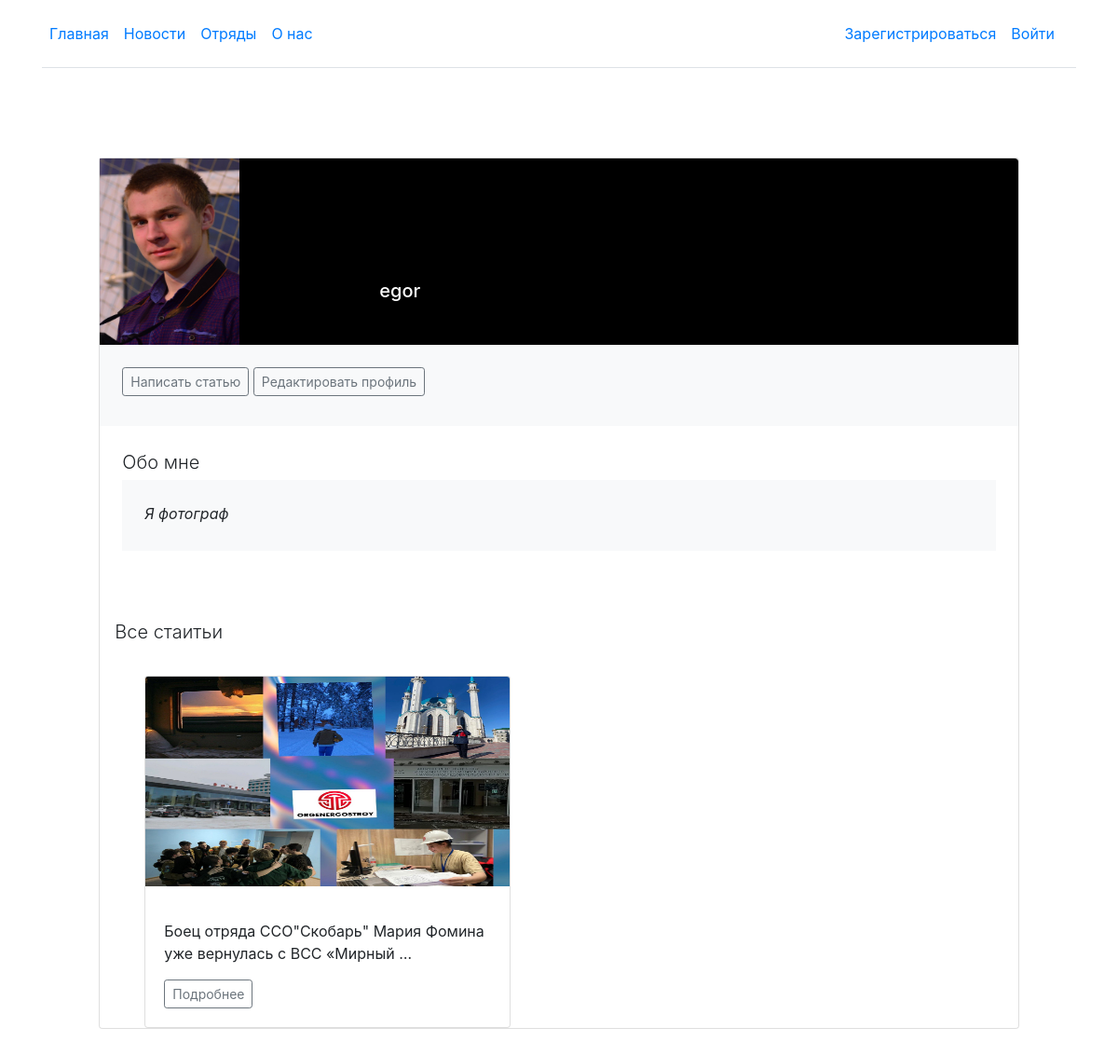
The page /profile/2 on the database its author committed.
### main/models.py (models this page shows, shortened)
class user_profile(models.Model):
    object = None
    about = models.TextField(blank=True, null = True, verbose_name='Информация о человеке')
    photo = models.ImageField(blank=True, null = True,upload_to="photo_user/%Y/%m/%d/", verbose_name="Фото")
    User = models.ForeignKey(User, null=True, blank=True, verbose_name="Автор", on_delete=models.CASCADE)

class article (models.Model):
    objects = None
    title = models.CharField(max_length=255, verbose_name = "Назване статьи")
    content = models.TextField(blank=True, verbose_name = "Текст статьи")
    photo = models.ImageField(upload_to="photo/%Y/%m/%d/", verbose_name = "Фото")
    time_create = models.DateTimeField(auto_now_add=True, verbose_name = "Дата написания")
    time_update = models.DateTimeField(auto_now=True, verbose_name = "Дата редактирования")
    is_published = models.BooleanField(default=True, verbose_name = "Публикация")
    author = models.ForeignKey(User, null = True, blank = True, verbose_name = "Автор",on_delete = models.CASCADE)

### main/views.py (the view)
# urls.py: path('profile/<int:user_id>', views.profile, name='profile'),
def profile(request, user_id):
    user = User.objects.filter(id=user_id)
    article_ = article.objects.filter(author_id=user_id)
    user_profile_id = user_profile.objects.filter(User_id=user_id)
    context = {
        'user' : user,
        'article' : article_,
        'profile' : user_profile_id
    }
    return render(request, 'main/profile.html',context = context)

### main/templates/main/profile.html (shortened to what this page needs)
{% extends 'main/base.html' %}
{% block content %}
    {% for u in user %}
    <section class="h-100 gradient-custom-2">
      <div class="container py-5 h-100">
        <div class="row d-flex justify-content-center align-items-center h-100">
          <div class="col col-lg-9 col-xl-11">
            <div class="card">
                {% for p in profile %}
                  <div class="rounded-top text-white d-flex flex-row" style="background-color: #000; height:200px;">
                     <img src="../media/{{ p.photo }}" style = "width: 150px;">
                  <div class="ms-4 mt-5 d-flex flex-column" style="width: 150px;">
                    </div>
                  {% endfor %}
                <div class="ms-3" style="margin-top: 130px;">
                  <h5>{{ u.username}}</h5>
                </div>
              </div>
          <div class="p-4 text-black" style="background-color: #f8f9fa;">
                <div class="btn-group">
                   <a class="btn btn-sm btn-outline-secondary" href="{% url 'create_article' %}">Написать статью</a>
                </div>
                <div class="btn-group">
                   <a class="btn btn-sm btn-outline-secondary" href="{% url 'update_profile' u.pk %}">Редактировать профиль</a>
                </div>
            <div class="d-flex justify-content-end text-center py-1">
            </div>
          </div>
            {% endfor %}
          <div class="card-body p-4 text-black">
            <div class="mb-5">
              <p class="lead fw-normal mb-1">Обо мне</p>
                {% for p in profile %}
                  <div class="p-4" style="background-color: #f8f9fa;">
                    <p class="font-italic mb-1">{{ p.about}}</p>
                  </div>
                {% endfor %}
            </div>
          </div>
            <div class="d-flex justify-content-between align-items-center mb-4">
              <p class="lead fw-normal mb-0 ml-3">Все стаитьи</p>
            </div>
      <div class="row row-cols-4 row-cols-sm-2 row-cols-md-4 g-3">
          {% for p in article %}
                <div class="col-5 mt-2 ml-5">
          <div class="card shadow-sm">
            <img class="bd-placeholder-img card-img-top" width="100%" height="225"  src="../media/{{ p.photo }} ">
            <div class="card-body">
              <p class="card-text">{{ p.content|linebreaks|truncatewords:10 }}</p>
              <div class="d-flex justify-content-between align-items-center">
                <div class="btn-group">
                   <a class="btn btn-sm btn-outline-secondary" href="{% url 'article' p.pk %}">Подробнее</a>
                </div>
              </div>
            </div>
          </div>
        </div>
{% endfor %}
                         </div>
            </div>
             </div>
          </div>
      </div>
    </section>
{% endblock %}

### main/static/main/css/main.css (style rules this page uses)
body { background: #F9F8FD; font-family: "Lexend Exa", sans-serif; }

### rows shown on the page
user_profile: photo (picture), about "Я фотограф"
article: photo (picture), content "Боец отряда ССО\"Скобарь\" Мария Фомина уже вернулась с ВСС «Мирный …"

### other values the page prints
{{ u.username }} "egor"
